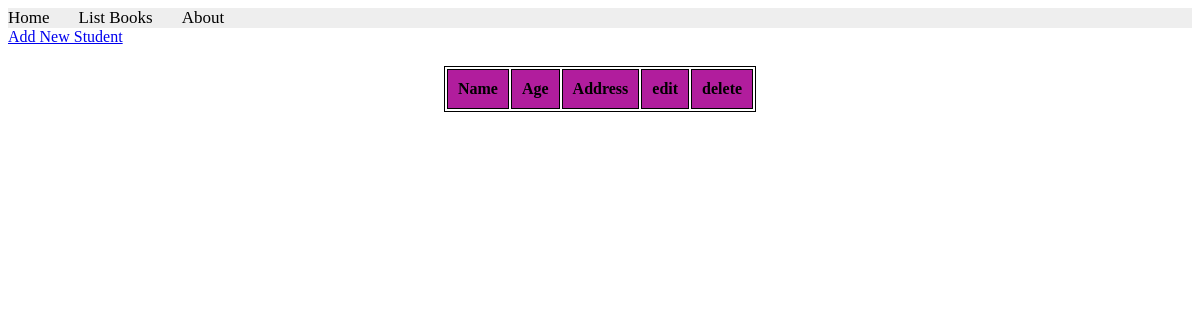
Page /books/students/list2/ on the earlier database version.
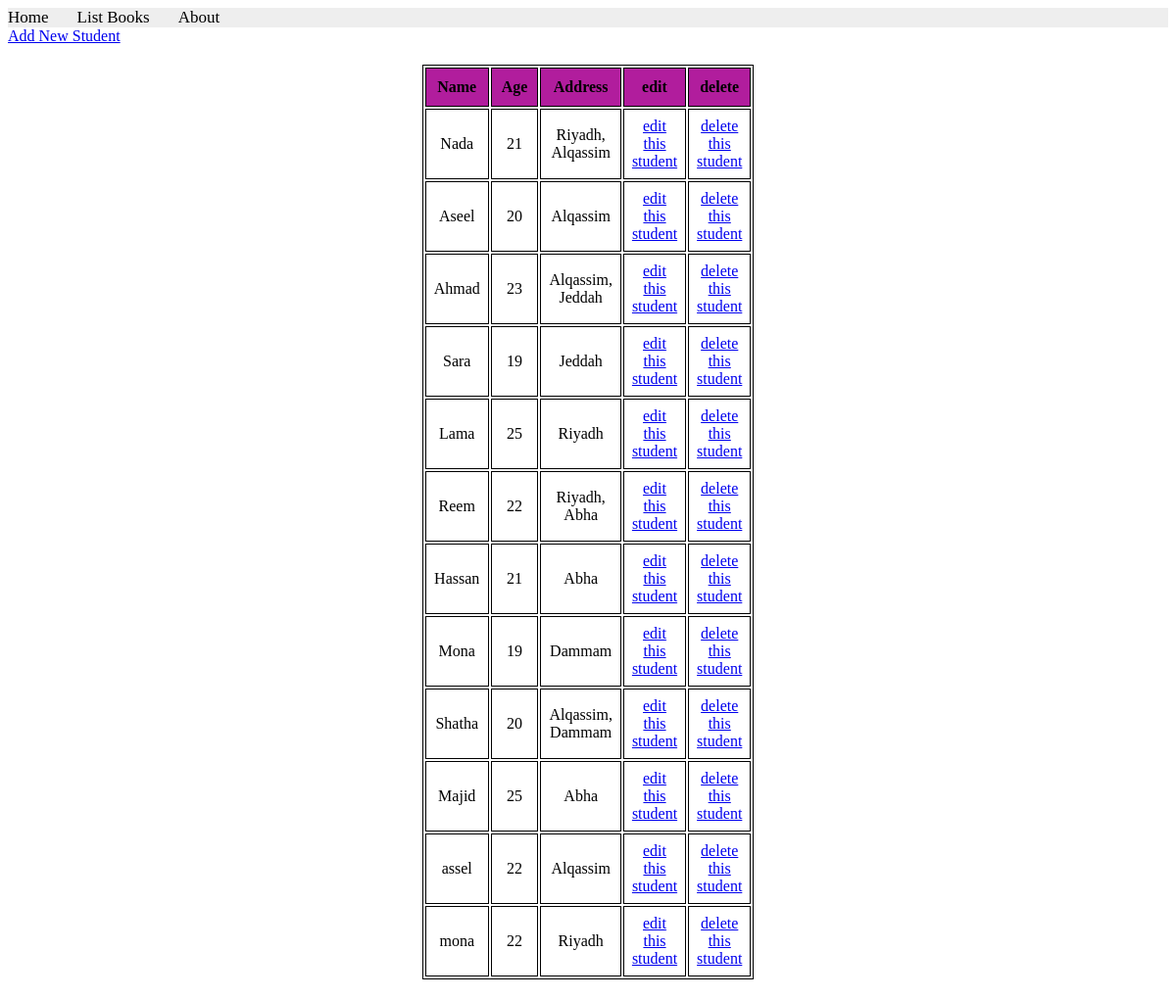
Same page on the later database version.
### apps/bookmodule/models.py (models this page shows, shortened)
class Student33(models.Model):
    name = models.CharField(max_length = 50)
    age = models.IntegerField()
    address = models.ManyToManyField(Address33)

class Address33(models.Model):
    city = models.CharField(max_length = 50)

### apps/bookmodule/views.py (the view)
# urls.py: path('students/list2/', views.list_students2, name="list_students2"),
def list_students2(request):
    students = Student33.objects.all()
    return render(request, 'bookmodule/list_students2.html', {'students':students})

### apps/templates/bookmodule/list_students2.html (shortened to what this page needs)
{% extends "layouts/base.html" %}
{% load static %}
{% block content %}
<a href="{% url 'add_student2' %}">Add New Student</a>
<br/>
<table>
    <tr>
        <th>Name</th>
        <th>Age</th>
        <th>Address</th>
        <th>edit</th>
        <th>delete</th>
    </tr>
    {% for student in students %}
    <tr>
        <td>{{ student.name }}</td>
        <td>{{ student.age }}</td>
        <td>
            {% for addr in student.address.all %}
                {{ addr.city }}{% if not forloop.last %}, {% endif %}
            {% endfor %}
        </td>
        <td><a href="{% url 'edit_student2' student.id %}">edit this student</a></td>
        <td><a href="{% url 'delete_student2' student.id %}">delete this student</a></td>
    </tr>
    {% endfor %}
</table>
{% endblock content %}

Differences in the rows shown:
added Student33: name "Nada", age "21"
added Address33: city "Riyadh"
added Address33: city "Alqassim"
added Student33: name "Aseel", age "20"
added Student33: name "Ahmad", age "23"
added Address33: city "Jeddah"
added Student33: name "Sara", age "19"
added Student33: name "Lama", age "25"
added Student33: name "Reem", age "22"
added Address33: city "Abha"
added Student33: name "Hassan", age "21"
added Student33: name "Mona", age "19"
added Address33: city "Dammam"
added Student33: name "Shatha", age "20"
added Student33: name "Majid", age "25"
added Student33: name "assel", age "22"
added Student33: name "mona", age "22"
